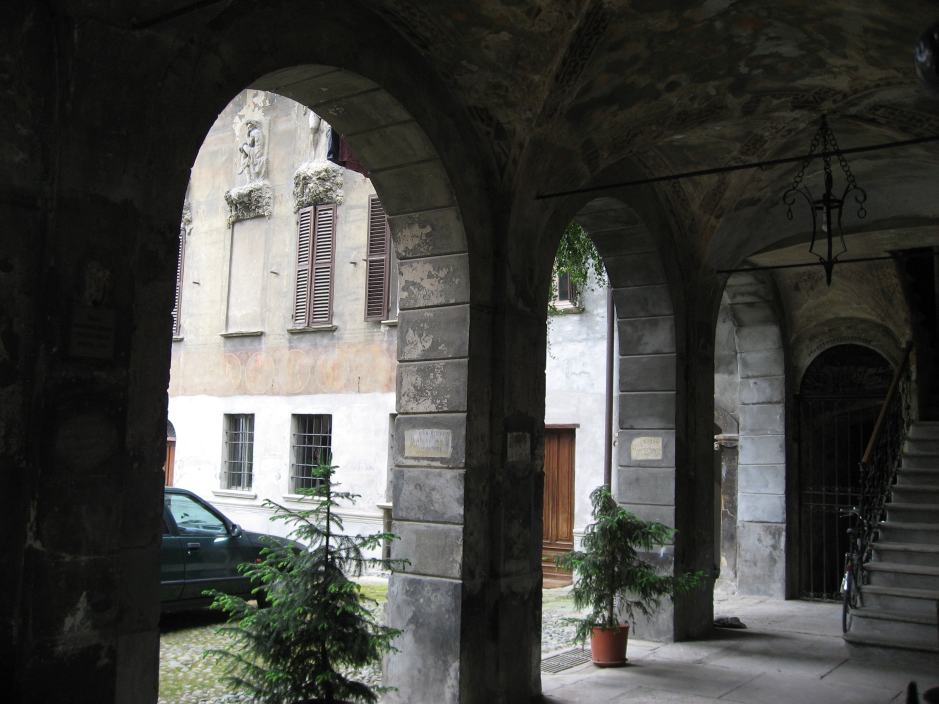
#> input picture notebooks/AquaTermi_lowcontrast.JPG, 2816 x 2112 px, found by its file name (shown at 1/3 size)
$ jupyter execute --allow-errors 2015-09-29-NumpyTipsAndTricks1.ipynb   (shell and % lines are left out)   (older library calls are emulated)
#> lines starting #> are read from the running program, lines starting #| are printed output that depends on the picture
# Data manipulation with numpy: tips and tricks, part 1

Some inobvious examples of what you can do with numpy are collected here.

Examples are mostly coming from area of machine learning, but will be useful if you're doing number crunching in python.

[cell 1]
from __future__ import print_function # for python 2 & python 3 compatibility
import numpy as np

## 1. numpy.argsort

### Sorting values of one array according to the other

Say, we want to order the people according to their age and their heights.

[cell 2]
ages = np.random.randint(low=30, high=60, size=10)
heights = np.random.randint(low=150, high=210, size=10)

print(ages)
print(heights)

[cell 3]
sorter = np.argsort(ages)
print(ages[sorter])
print(heights[sorter])

once you computed permutation, you can apply it many times - this is fast.

Frequently to solve this problem people use sorted(zip(ages, heights)), which is much slower (10-20 times slower on large arrays).

### Computing inverse of permutation

permutations in numpy are simply arrays:

[cell 4]
permutation = np.random.permutation(10)
original = np.array(list('abcdefghij'))

print(permutation)
print(original)
print(original[permutation])

__Inverse permutation__ is computed using numpy.argsort (again!)

[cell 5]
inverse_permutation = np.argsort(permutation)

print(original[permutation][inverse_permutation])

__This is true because of two facts__:

1. indexing operation is associative (dramatically simple and interesting fact):
   ```
   a[b][c] = a[b[c]]
   ```
   provided that `a`, `b`, `c` are 1-dimensional arrays

2. `permutation[inverse_permutation] is identical permutation:

[cell 6]
permutation[inverse_permutation]

### Even faster inverse permutation

As was said, numpy.argsort returns inverse permutation, but it takes $O(n \log(n))$ time, while computing inverse permutation should take $O(n)$.

This optimal way can be written in numpy.

[cell 7]
print(np.argsort(permutation))

inverse_permutation = np.empty(len(permutation), dtype=np.int)
inverse_permutation[permutation] = np.arange(len(permutation))
print(inverse_permutation)

### Computing order of elements in array

frequently it is important to compute order of each value in array.

In other words, for each element in array we want to find the number of elements smaller than given.

[cell 8]
data = np.random.random(10)

print(data)
print(np.argsort(np.argsort(data)))

__NB:__ there is scipy function which does the same, but it's more general and faster, so prefer using it:

[cell 9]
from scipy.stats import rankdata
rankdata(data) - 1

### IronTransform (flattener of distribution)

Sometimes you need to write monotonic tranformation, which turns one distribution into uniform.

This method is useful to compare distributions or to work with distributions with heavy tails or strange shape.

[cell 10]
class IronTransform:
    def fit(self, data, weights):
        weights = weights / weights.sum()
        sorter = np.argsort(data)
        self.x = data[sorter]
        self.y = np.cumsum(weights[sorter])
        return self

    def transform(self, data):
        return np.interp(data, self.x, self.y)

Let's apply __Iron__ transformation to data

[cell 11]
sig_pred = np.random.normal(size=10000) + 1
bck_pred = np.random.normal(size=10000) - 1

[cell 12]
from matplotlib import pyplot as plt
plt.figure()
plt.hist(sig_pred, bins=30, alpha=0.5)
plt.hist(bck_pred, bins=30, alpha=0.5)
plt.show()
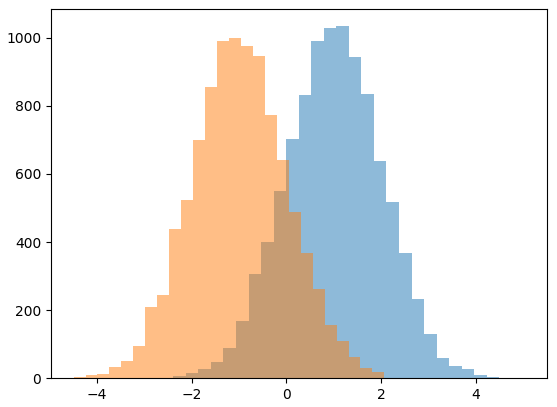
#> figure drawn by matplotlib, 1 panel; tallest bar 1034 high, from x = 1.06 to 1.32; tallest bar 1000 high, from x = -1.21 to -0.96

Now we can see that __IronTransform__ actually was able to turn signal distribution to uniform:

[cell 13]
iron = IronTransform().fit(sig_pred, weights=np.ones(len(sig_pred)))

plt.figure()
plt.hist(iron.transform(sig_pred), bins=30, alpha=0.5)
plt.hist(iron.transform(bck_pred), bins=30, alpha=0.5)
plt.show()
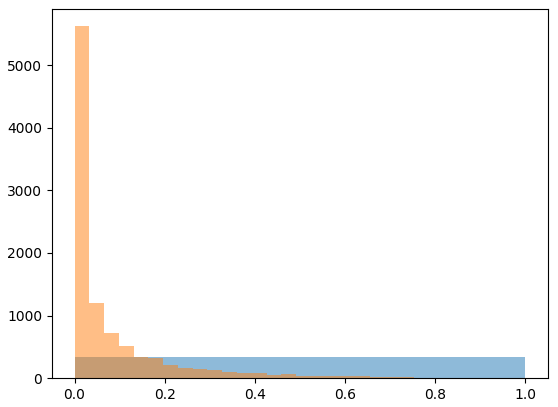
#> figure drawn by matplotlib, 1 panel; tallest bar 5620 high, from x = 0.0001 to 0.0329

### How IronTransform works

To turn any distribution into uniform, you should use mapping:
$x \to F(x)$, here $F(x)$ is cumulative distribution function.

In other words, for each point $x$ we should compute the part of distribution to the left.
This was done by summing all weights to this point using `numpy.cumsum` (we also had to normalize weights).

To use the learned mapping, linear interpolation (`numpy.interp`) was applied.
We can visualize this mapping:

[cell 14]
plt.plot(iron.x, iron.y)
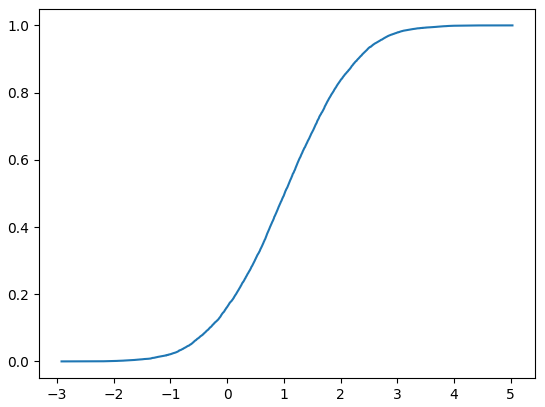
#> figure drawn by matplotlib, 1 panel; curve peaks at x = 5.03, y = 1

## IronTransform and histogram equalization

The same method is applied in computer vision to 'improve' low-contrast images and called [histogram equalization](https://en.wikipedia.org/wiki/Histogram_equalization).

[cell 15]
from PIL import Image
image = np.array(Image.open('AquaTermi_lowcontrast.jpg').convert('L'))
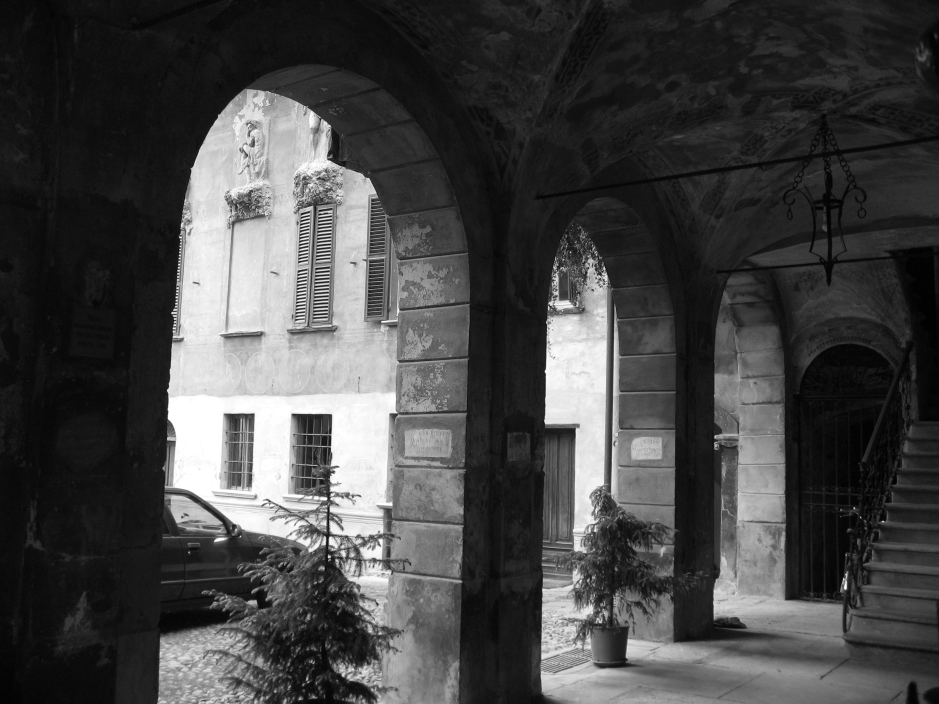
#> image: shape (2112, 2816) (shown at 1/3 size); min 0, max 255, mean 69.5
flat_image = image.flatten()
result = IronTransform().fit(flat_image, weights=np.ones(len(flat_image))).transform(image)
#> in transform (call 3), `return np.interp(data, self.x, self.y)`:
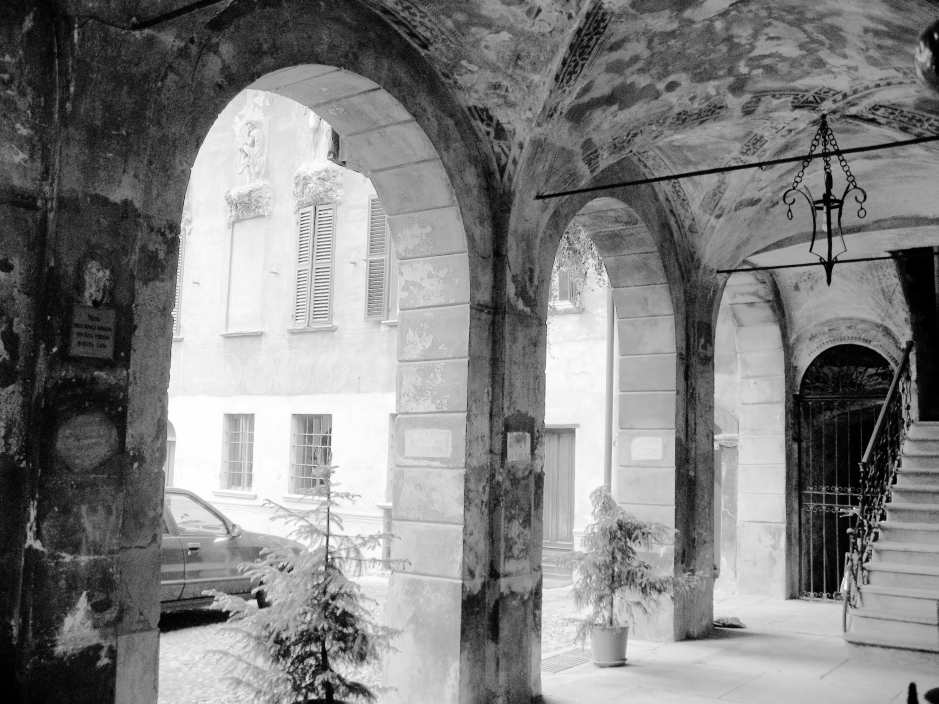
#> returned value: shape (2112, 2816) float64 (shown at 1/3 size); min 0.000121, max 1, mean 0.506

[cell 16]
plt.figure(figsize=[14, 7])
plt.subplot(121), plt.imshow(image, cmap='gray'), plt.title('original')
plt.subplot(122), plt.imshow(result, cmap='gray'), plt.title('after histogram equalization')
plt.show()

Also worth mentioning: to fight very small / large numbers, use `numpy.clip`. Simple and very handy:

[cell 17]
np.clip([-100, -10, 0, 10, 100], a_min=-15, a_max=15)

[cell 18]
x = np.arange(-5, 5)
print(x)
print(x.clip(0))

# 2. Broadcasting, numpy.newaxis

[Broadcasting](https://docs.scipy.org/doc/numpy/user/basics.broadcasting.html) is very useful trick, which simplifies many operations.

### Weighted covariation matrix
numpy has `cov` function, but it doesn't support weights of samples. Let's write our own covariation matrix.

Let $X_{ij}$ be the original data. $i$ is indexing samples, $j$ is indexing features.
$COV_{jk} = \sum_i X_{ij} w_i X_{ik}$

[cell 19]
data = np.random.normal(size=[100, 5])
weights = np.random.random(100)

[cell 20]
def covariation(data, weights):
    weights = weights / weights.sum()
    return data.T.dot(weights[:, np.newaxis] * data)

[cell 21]
np.cov(data.T)

[cell 22]
covariation(data, np.ones(len(data)))

[cell 23]
covariation(data, weights)

alternative way to do this is via `numpy.einsum`:

[cell 24]
np.einsum('ij, ik, i -> jk', data, data, weights / weights.sum())

### Pearson correlation

One more example of broadcasting: computation of Pearson coefficient.

[cell 25]
np.corrcoef(data.T)

[cell 26]
def my_corrcoef(data, weights):
    data = data - np.average(data, axis=0, weights=weights)
    shifted_cov = covariation(data, weights)
    cov_diag = np.diag(shifted_cov)
    return shifted_cov / np.sqrt(cov_diag[:, np.newaxis] * cov_diag[np.newaxis, :])

my_corrcoef(data, np.ones(len(data)))

### Pairwise distances between vectors

we're given a set of vectors (say, 1000 vectors). The problem is to compute their pairwise distances.

[cell 27]
X = np.random.normal(size=[1000, 100])
distances = ((X[:, np.newaxis, :] - X[np.newaxis, :, :]) ** 2).sum(axis=2) ** 0.5

also, since algebra is you friend, you can do it times faster:
$$||x_i - x_j||^2 = ||x_i||^2 + ||x_j||^2 - 2 (x_i, x_j) $$
so dot products is the only thing you need.

[cell 28]
products = X.dot(X.T)
distances2 = products.diagonal()[:, np.newaxis] + products.diagonal()[np.newaxis, :]  - 2 * products
distances2 **= 0.5

... but keep in mind there is __sklearn.metrics.pairwise__ which does it for you and has different options

[cell 29]
from sklearn.metrics.pairwise import pairwise_distances
distances_sklearn = pairwise_distances(X)

np.allclose(distances, distances_sklearn), np.allclose(distances2, distances_sklearn)

# 3. numpy.unique, numpy.searchsorted

### Converting categories to small integers

Despite categories are easier to read, operating with them is much faster after you represent them as small numbers <br /> (for instance, in range [0, n_categories - 1])

First generate some categories:

[cell 30]
from itertools import combinations
possible_categories = map(lambda x: x[0] + x[1], list(combinations('abcdefghijklmn', 2)))
#> (the rest of this cell did not finish here and is left out)

Now we use __numpy.unique__ to convert them to numbers (pay attention to `return_inverse=True`)

#> (a cell that did not finish here is left out)

#> (a cell that did not finish here is left out)

Also we can reconstruct old categories if needed:

#> (a cell that did not finish here is left out)

### Mapping new categories

When we need to map new categories using the same lookup table, we can use `numpy.searchsorted`

#> (a cell that did not finish here is left out)

### Checking values present in the lookup

Usually, we use `set` to have many checks that each element exists in array. But __numpy.unique__ is better option - it works dozens times faster.

#> (a cell that did not finish here is left out)

### Handling missing categories

When some new category appears in test data, this is always a trouble. Possible solutions:

* map randomly to one of present categories (this, i.e. is done by hashing trick)
* make a special category 'unknown' where all new values will be mapped. Then special value may be chosen for it.
  This approach is more general, but requires more efforts.

Below you can find the transformer for second approach:

[cell 36]
class CategoryMapper:
    def fit(self, categories):
        self.lookup = np.unique(categories)
        return self

    def transform(self, categories):
        """Converts categories to numbers, 0 is reserved for new values (not present in fitted data)"""
        return (np.searchsorted(self.lookup, categories) + 1) * np.in1d(categories, self.lookup)

#> (a cell that did not finish here is left out)

# 4. numpy.percentile, numpy.bincount

### Splitting data into bins

Splitting data into bins is frequently necessary. Simplest way done e.g. by `numpy.histogram` is splitting region with even bins of same size.

This usually works poorly with distributions with long tails (or strange shape) and requires additional transformation to avoid empty or too large bins.

However, for most cases creating the bins with equal number of events gives more convenient and stable results.
Selecting the edges of bins can be done with `numpy.percentile`.

[cell 38]
x = np.random.exponential(size=20000)
_ = plt.hist(x, bins=40)
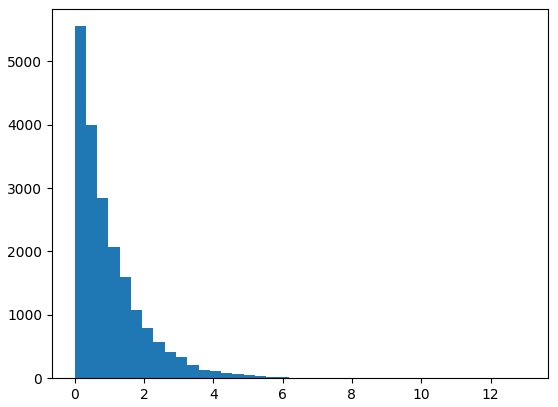
#> figure drawn by matplotlib, 1 panel; tallest bar 5556 high, from x = 1.38e-05 to 0.325

[cell 39]
edges = np.percentile(x, np.linspace(0, 100, 20))
_ = plt.hist(x, bins=edges, normed=True)
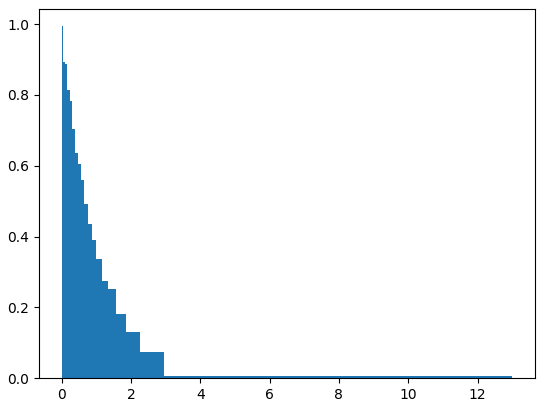
#> figure drawn by matplotlib, 1 panel; tallest bar 0.994 high, from x = 1.38e-05 to 0.053
